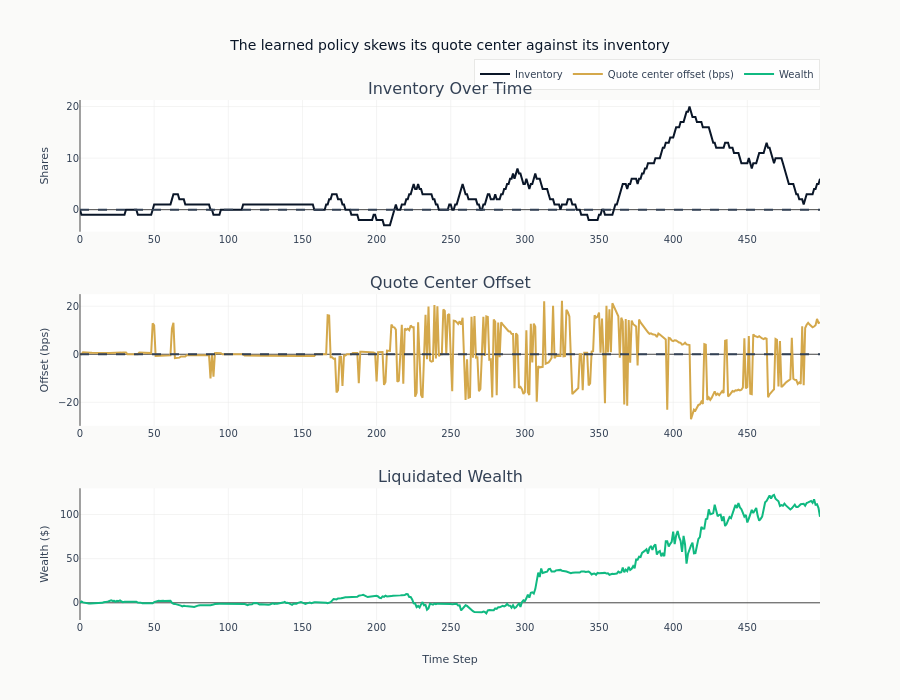

Notebook source saved alongside this figure:
### Markdown cell above
The shared layout makes the inventory, quote response, and terminal-wealth
panels comparable on one time axis.

### Code cell
fig.update_layout(
    title="The learned policy skews its quote center against its inventory",
    height=700,
    showlegend=True,
    legend=dict(orientation="h", yanchor="bottom", y=1.02, xanchor="right", x=1),
)

fig.update_yaxes(title_text="Shares", row=1, col=1)
fig.update_yaxes(title_text="Offset (bps)", row=2, col=1)
fig.update_yaxes(title_text="Wealth ($)", row=3, col=1)
fig.update_xaxes(title_text="Time Step", row=3, col=1)

fig.show()

### Figure 1 — Plotly figure (JSON) as saved in the notebook; plotly's stock layout.template omitted (floating-point values rounded to 4 significant figures; data arrays with more than 128 entries replaced by an {"elided": "..."} marker saying what was removed)
{"data": [{"line": {"color": "#0a1628"}, "name": "Inventory", "type": "scatter", "x": {"elided": "500 int values"}, "xaxis": "x", "y": {"elided": "500 int values"}, "yaxis": "y"}, {"line": {"color": "#D4A84B"}, "name": "Quote center offset (bps)", "type": "scatter", "x": {"elided": "500 int values"}, "xaxis": "x2", "y": {"elided": "500 float values"}, "yaxis": "y2"}, {"line": {"color": "#10b981"}, "name": "Wealth", "type": "scatter", "x": {"elided": "500 int values"}, "xaxis": "x3", "y": {"elided": "500 float values"}, "yaxis": "y3"}], "layout": {"annotations": [{"font": {"size": 16}, "showarrow": false, "text": "Inventory Over Time", "x": 0.5, "xanchor": "center", "xref": "paper", "y": 1.0, "yanchor": "bottom", "yref": "paper"}, {"font": {"size": 16}, "showarrow": false, "text": "Quote Center Offset", "x": 0.5, "xanchor": "center", "xref": "paper", "y": 0.6267, "yanchor": "bottom", "yref": "paper"}, {"font": {"size": 16}, "showarrow": false, "text": "Liquidated Wealth", "x": 0.5, "xanchor": "center", "xref": "paper", "y": 0.2533, "yanchor": "bottom", "yref": "paper"}], "height": 700, "legend": {"orientation": "h", "x": 1, "xanchor": "right", "y": 1.02, "yanchor": "bottom"}, "shapes": [{"line": {"color": "#334155", "dash": "dash"}, "type": "line", "x0": 0, "x1": 1, "xref": "x domain", "y0": 0, "y1": 0, "yref": "y"}, {"line": {"color": "#334155", "dash": "dash"}, "type": "line", "x0": 0, "x1": 1, "xref": "x2 domain", "y0": 0, "y1": 0, "yref": "y2"}], "showlegend": true, "title": {"text": "The learned policy skews its quote center against its inventory"}, "xaxis": {"anchor": "y", "domain": [0.0, 1.0]}, "xaxis2": {"anchor": "y2", "domain": [0.0, 1.0]}, "xaxis3": {"anchor": "y3", "domain": [0.0, 1.0], "title": {"text": "Time Step"}}, "yaxis": {"anchor": "x", "domain": [0.7467, 1.0], "title": {"text": "Shares"}}, "yaxis2": {"anchor": "x2", "domain": [0.3733, 0.6267], "title": {"text": "Offset (bps)"}}, "yaxis3": {"anchor": "x3", "domain": [0.0, 0.2533], "title": {"text": "Wealth ($)"}}}}
